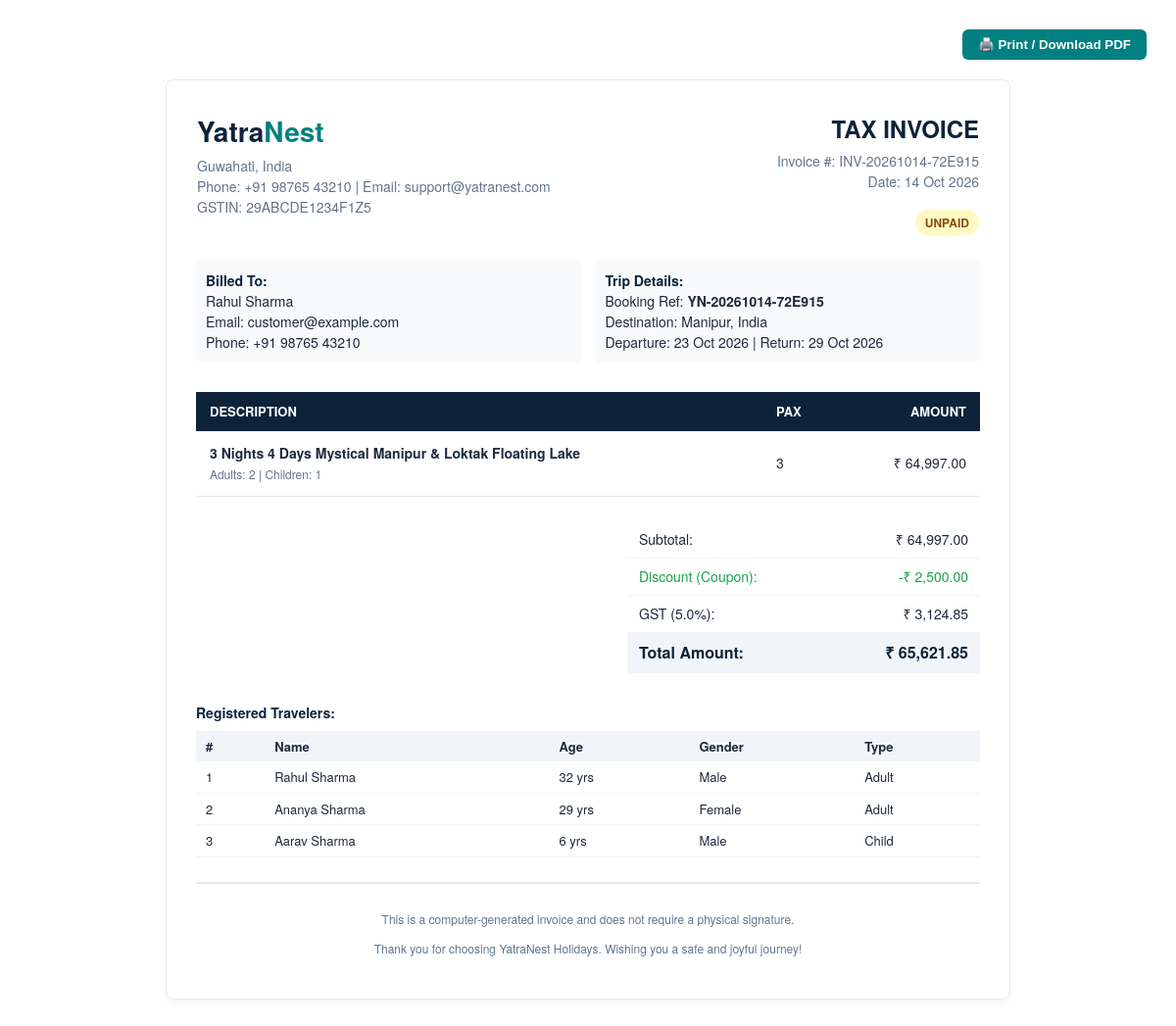
/booking/invoice/YN-20261014-72E915 (signed in), run on the app's committed database.
### tables this page shows
CREATE TABLE `bookings` (
  `id` int(10) unsigned NOT NULL AUTO_INCREMENT,
  `booking_reference` varchar(50) NOT NULL,
  `customer_id` int(10) unsigned NOT NULL,
  `package_id` int(10) unsigned NOT NULL,
  `departure_id` int(10) unsigned NOT NULL,
  `adult_count` int(10) unsigned NOT NULL DEFAULT 1,
  `child_count` int(10) unsigned NOT NULL DEFAULT 0,
  `infant_count` int(10) unsigned NOT NULL DEFAULT 0,
  `subtotal` decimal(10,2) NOT NULL,
  `discount_amount` decimal(10,2) NOT NULL DEFAULT 0.00,
  `tax_rate` decimal(5,2) NOT NULL DEFAULT 5.00,
  `tax_amount` decimal(10,2) NOT NULL DEFAULT 0.00,
  `total_amount` decimal(10,2) NOT NULL,
  `payment_status` enum('unpaid','pending','paid','failed','partially_refunded','refunded') NOT NULL DEFAULT 'unpaid',
  `booking_status` enum('pending','awaiting_payment','confirmed','cancelled','completed','refunded') NOT NULL DEFAULT 'pending',
  `payment_method` enum('razorpay','pay_later') NOT NULL DEFAULT 'razorpay',
  `pickup_location` varchar(255) DEFAULT NULL,
  `special_requests` text DEFAULT NULL,
  `coupon_id` int(10) unsigned DEFAULT NULL,
  `internal_notes` text DEFAULT NULL,
  `created_at` timestamp NOT NULL DEFAULT current_timestamp(),
  `updated_at` timestamp NOT NULL DEFAULT current_timestamp() ON UPDATE current_timestamp(),
  PRIMARY KEY (`id`),
  UNIQUE KEY `booking_reference` (`booking_reference`),
  KEY `idx_booking_ref` (`booking_reference`),
  KEY `idx_booking_customer` (`customer_id`),
  KEY `idx_booking_status` (`booking_status`),
  KEY `idx_booking_payment_status` (`payment_status`),
  KEY `fk_bookings_pkg` (`package_id`),
  KEY `fk_bookings_dep` (`departure_id`),
  KEY `fk_bookings_coupon` (`coupon_id`),
  CONSTRAINT `fk_bookings_coupon` FOREIGN KEY (`coupon_id`) REFERENCES `coupons` (`id`) ON DELETE SET NULL,
  CONSTRAINT `fk_bookings_cust` FOREIGN KEY (`customer_id`) REFERENCES `users` (`id`),
  CONSTRAINT `fk_bookings_dep` FOREIGN KEY (`departure_id`) REFERENCES `tour_departures` (`id`),
  CONSTRAINT `fk_bookings_pkg` FOREIGN KEY (`package_id`) REFERENCES `tour_packages` (`id`)
);

CREATE TABLE `users` (
  `id` int(10) unsigned NOT NULL AUTO_INCREMENT,
  `name` varchar(150) NOT NULL,
  `email` varchar(191) NOT NULL,
  `phone` varchar(25) DEFAULT NULL,
  `password_hash` varchar(255) NOT NULL,
  `status` enum('active','suspended') DEFAULT 'active',
  `avatar` varchar(255) DEFAULT NULL,
  `created_at` timestamp NOT NULL DEFAULT current_timestamp(),
  `updated_at` timestamp NOT NULL DEFAULT current_timestamp() ON UPDATE current_timestamp(),
  PRIMARY KEY (`id`),
  UNIQUE KEY `email` (`email`),
  KEY `idx_users_email` (`email`),
  KEY `idx_users_status` (`status`)
);

CREATE TABLE `destinations` (
  `id` int(10) unsigned NOT NULL AUTO_INCREMENT,
  `name` varchar(150) NOT NULL,
  `slug` varchar(160) NOT NULL,
  `country` varchar(100) NOT NULL,
  `state` varchar(100) DEFAULT NULL,
  `city` varchar(100) DEFAULT NULL,
  `description` text DEFAULT NULL,
  `image_url` varchar(255) DEFAULT NULL,
  `is_featured` tinyint(1) DEFAULT 0,
  `status` enum('active','inactive') DEFAULT 'active',
  `created_at` timestamp NOT NULL DEFAULT current_timestamp(),
  `updated_at` timestamp NOT NULL DEFAULT current_timestamp() ON UPDATE current_timestamp(),
  PRIMARY KEY (`id`),
  UNIQUE KEY `slug` (`slug`),
  KEY `idx_dest_slug` (`slug`),
  KEY `idx_dest_featured` (`is_featured`),
  KEY `idx_dest_status` (`status`)
);

CREATE TABLE `tour_departures` (
  `id` int(10) unsigned NOT NULL AUTO_INCREMENT,
  `package_id` int(10) unsigned NOT NULL,
  `departure_date` date NOT NULL,
  `return_date` date NOT NULL,
  `total_seats` int(10) unsigned NOT NULL DEFAULT 20,
  `available_seats` int(10) unsigned NOT NULL DEFAULT 20,
  `adult_price` decimal(10,2) DEFAULT NULL,
  `child_price` decimal(10,2) DEFAULT NULL,
  `status` enum('open','closed','blocked') DEFAULT 'open',
  `created_at` timestamp NOT NULL DEFAULT current_timestamp(),
  `updated_at` timestamp NOT NULL DEFAULT current_timestamp() ON UPDATE current_timestamp(),
  PRIMARY KEY (`id`),
  KEY `idx_dep_date` (`departure_date`),
  KEY `idx_dep_status` (`status`),
  KEY `fk_departures_pkg` (`package_id`),
  CONSTRAINT `fk_departures_pkg` FOREIGN KEY (`package_id`) REFERENCES `tour_packages` (`id`) ON DELETE CASCADE
);

CREATE TABLE `tour_packages` (
  `id` int(10) unsigned NOT NULL AUTO_INCREMENT,
  `category_id` int(10) unsigned NOT NULL,
  `destination_id` int(10) unsigned NOT NULL,
  `title` varchar(255) NOT NULL,
  `slug` varchar(260) NOT NULL,
  `summary` text DEFAULT NULL,
  `description` longtext DEFAULT NULL,
  `duration_days` int(10) unsigned NOT NULL DEFAULT 1,
  `duration_nights` int(10) unsigned NOT NULL DEFAULT 0,
  `price_adult` decimal(10,2) NOT NULL,
  `price_child` decimal(10,2) NOT NULL DEFAULT 0.00,
  `price_infant` decimal(10,2) NOT NULL DEFAULT 0.00,
  `featured_image` varchar(255) DEFAULT NULL,
  `gallery_images` longtext DEFAULT NULL CHECK (json_valid(`gallery_images`)),
  `group_size_max` int(10) unsigned NOT NULL DEFAULT 20,
  `inclusions` text DEFAULT NULL,
  `exclusions` text DEFAULT NULL,
  `cancellation_policy_text` text DEFAULT NULL,
  `hotel_details` text DEFAULT NULL,
  `is_featured` tinyint(1) DEFAULT 0,
  `is_domestic` tinyint(1) DEFAULT 1,
  `tour_type` varchar(50) DEFAULT 'adventure',
  `status` enum('published','draft','archived') DEFAULT 'published',
  `seo_title` varchar(255) DEFAULT NULL,
  `seo_meta_description` text DEFAULT NULL,
  `created_at` timestamp NOT NULL DEFAULT current_timestamp(),
  `updated_at` timestamp NOT NULL DEFAULT current_timestamp() ON UPDATE current_timestamp(),
  PRIMARY KEY (`id`),
  UNIQUE KEY `slug` (`slug`),
  KEY `idx_packages_slug` (`slug`),
  KEY `idx_packages_featured` (`is_featured`),
  KEY `idx_packages_status` (`status`),
  KEY `idx_packages_price` (`price_adult`),
  KEY `fk_packages_cat` (`category_id`),
  KEY `fk_packages_dest` (`destination_id`),
  CONSTRAINT `fk_packages_cat` FOREIGN KEY (`category_id`) REFERENCES `tour_categories` (`id`),
  CONSTRAINT `fk_packages_dest` FOREIGN KEY (`destination_id`) REFERENCES `destinations` (`id`)
);

CREATE TABLE `booking_travelers` (
  `id` int(10) unsigned NOT NULL AUTO_INCREMENT,
  `booking_id` int(10) unsigned NOT NULL,
  `full_name` varchar(150) NOT NULL,
  `age` int(10) unsigned NOT NULL,
  `gender` enum('male','female','other') NOT NULL,
  `traveler_type` enum('adult','child','infant') NOT NULL DEFAULT 'adult',
  `id_proof_type` varchar(50) DEFAULT NULL,
  `id_proof_number` varchar(100) DEFAULT NULL,
  PRIMARY KEY (`id`),
  KEY `fk_travelers_booking` (`booking_id`),
  CONSTRAINT `fk_travelers_booking` FOREIGN KEY (`booking_id`) REFERENCES `bookings` (`id`) ON DELETE CASCADE
);

### app/Services/InvoiceService.php (the view, shortened to what the rows shown need)
<?php
class InvoiceService {
    public function renderInvoiceHtml(array $booking): string {
        $invoiceNum = 'INV-' . str_replace('YN-', '', $booking['booking_reference']);
        $invoiceDate = date('d M Y', strtotime($booking['created_at']));
        ?>
        <!DOCTYPE html>
        <html lang="en">
        <head>
        </head>
        <body>
            <div class="invoice-box">
                <table class="header-table">
                    <tr>
                        <td class="inv-title">
                            <div>TAX INVOICE</div>
                            <div style="font-size: 14px; font-weight: normal; color: #64748b; margin-top: 5px;">Invoice #: <?= htmlspecialchars($invoiceNum) ?></div>
                            <div style="font-size: 14px; font-weight: normal; color: #64748b;">Date: <?= htmlspecialchars($invoiceDate) ?></div>
                            <div style="margin-top: 8px;">
                                <?php if ($booking['payment_status'] === 'paid'): ?>
                                    <span class="badge badge-success">PAID</span>
                                <?php elseif ($booking['payment_status'] === 'refunded'): ?>
                                    <span class="badge badge-danger">REFUNDED</span>
                                <?php else: ?>
                                    <span class="badge badge-warning"><?= strtoupper($booking['payment_status']) ?></span>
                                <?php endif; ?>
                            </div>
                        </td>
                    </tr>
                </table>
                <table class="info-table">
                    <tr>
                        <td style="border-right: 15px solid #fff;">
                            <strong style="color: #0d233a;">Billed To:</strong><br>
                            <?= htmlspecialchars($booking['customer_name']) ?><br>
                            Email: <?= htmlspecialchars($booking['customer_email']) ?><br>
                            Phone: <?= htmlspecialchars($booking['customer_phone'] ?? 'N/A') ?>
                        </td>
                        <td>
                            <strong style="color: #0d233a;">Trip Details:</strong><br>
                            Booking Ref: <strong><?= htmlspecialchars($booking['booking_reference']) ?></strong><br>
                            Destination: <?= htmlspecialchars($booking['destination_name']) ?>, <?= htmlspecialchars($booking['destination_country']) ?><br>
                            Departure: <?= date('d M Y', strtotime($booking['departure_date'])) ?> | Return: <?= date('d M Y', strtotime($booking['return_date'])) ?>
                        </td>
                    </tr>
                </table>
                <table class="items-table">
                    <thead>
                        <tr>
                            <th>Description</th>
                            <th>Pax</th>
                            <th style="text-align: right;">Amount</th>
                        </tr>
                    </thead>
                    <tbody>
                        <tr>
                            <td>
                                <strong><?= htmlspecialchars($booking['package_title']) ?></strong><br>
                                <span style="font-size: 12px; color: #64748b;">
                                    Adults: <?= (int)$booking['adult_count'] ?>
                                    <?php if ((int)$booking['child_count'] > 0): ?> | Children: <?= (int)$booking['child_count'] ?><?php endif; ?>
                                </span>
                            </td>
                            <td><?= (int)$booking['adult_count'] + (int)$booking['child_count'] + (int)$booking['infant_count'] ?></td>
                            <td style="text-align: right;"><?= format_currency($booking['subtotal']) ?></td>
                        </tr>
                    </tbody>
                </table>
                <table class="total-table">
                    <tr>
                        <td>Subtotal:</td>
                        <td style="text-align: right;"><?= format_currency($booking['subtotal']) ?></td>
                    </tr>
                    <?php if ((float)$booking['discount_amount'] > 0): ?>
                    <tr>
                        <td style="color: #16a34a;">Discount (Coupon):</td>
                        <td style="text-align: right; color: #16a34a;">-<?= format_currency($booking['discount_amount']) ?></td>
                    </tr>
                    <?php endif; ?>
                    <tr>
                        <td>GST (<?= number_format((float)$booking['tax_rate'], 1) ?>%):</td>
                        <td style="text-align: right;"><?= format_currency($booking['tax_amount']) ?></td>
                    </tr>
                    <tr class="grand-total">
                        <td>Total Amount:</td>
                        <td style="text-align: right;"><?= format_currency($booking['total_amount']) ?></td>
                    </tr>
                </table>
                <?php if (!empty($booking['travelers'])): ?>
                <div style="margin-bottom: 25px;">
                    <table style="width: 100%; border-collapse: collapse; margin-top: 8px; font-size: 13px;">
                        <tr style="background: #f1f5f9; text-align: left;">
                            <th style="padding: 6px 10px;">#</th>
                            <th style="padding: 6px 10px;">Name</th>
                            <th style="padding: 6px 10px;">Age</th>
                            <th style="padding: 6px 10px;">Gender</th>
                            <th style="padding: 6px 10px;">Type</th>
                        </tr>
                        <?php foreach ($booking['travelers'] as $idx => $tr): ?>
                        <tr style="border-bottom: 1px solid #f1f5f9;">
                            <td style="padding: 6px 10px;"><?= $idx + 1 ?></td>
                            <td style="padding: 6px 10px; font-weight: 500;"><?= htmlspecialchars($tr['full_name']) ?></td>
                            <td style="padding: 6px 10px;"><?= (int)$tr['age'] ?> yrs</td>
                            <td style="padding: 6px 10px; text-transform: capitalize;"><?= htmlspecialchars($tr['gender']) ?></td>
                            <td style="padding: 6px 10px; text-transform: capitalize;"><?= htmlspecialchars($tr['traveler_type']) ?></td>
                        </tr>
                        <?php endforeach; ?>
                    </table>
                </div>
                <?php endif; ?>
            </div>
        </body>
        </html>
        <?php
        return ob_get_clean();
    }
}

### data on the page
bookings: booking_reference "INV-20261014-72E915", created_at "14 Oct 2026", payment_status "UNPAID", customer.name "Rahul Sharma", customer.email "customer@example.com", customer.phone "+91 98765 43210", booking_reference "YN-20261014-72E915", destinations.name "Manipur", destinations.country "India", departure.departure_date "23 Oct 2026", departure.return_date "29 Oct 2026", package.title "3 Nights 4 Days Mystical Manipur & Loktak Floating Lake", adult_count "2", child_count "1", adult_count+child_count+infant_count "3", subtotal "₹ 64,997.00", discount_amount "₹ 2,500.00", tax_rate "5.0", tax_amount "₹ 3,124.85", total_amount "₹ 65,621.85"
booking_travelers: full_name "Rahul Sharma", age "32", gender "Male", traveler_type "Adult"
booking_travelers: full_name "Ananya Sharma", age "29", gender "Female", traveler_type "Adult"
booking_travelers: full_name "Aarav Sharma", age "6", gender "Male", traveler_type "Child"

### other printed values
$companyAddress "Guwahati, India"
$companyPhone "+91 98765 43210"
$companyEmail "support@yatranest.com"
$companyGstin "29ABCDE1234F1Z5"
